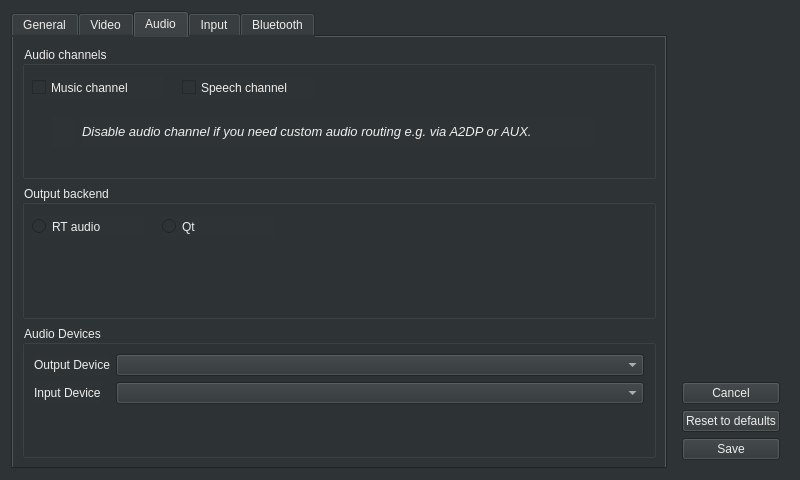
<?xml version="1.0" encoding="UTF-8"?>
<ui version="4.0">
 <class>SettingsWindow</class>
 <widget class="QWidget" name="SettingsWindow">
  <property name="geometry">
   <rect>
    <x>0</x>
    <y>0</y>
    <width>800</width>
    <height>480</height>
   </rect>
  </property>
  <property name="minimumSize">
   <size>
    <width>800</width>
    <height>480</height>
   </size>
  </property>
  <property name="maximumSize">
   <size>
    <width>800</width>
    <height>480</height>
   </size>
  </property>
  <property name="windowTitle">
   <string>Settings</string>
  </property>
  <property name="styleSheet">
   <string notr="true">background-color: rgb(46, 52, 54);
color: rgb(238, 238, 236);</string>
  </property>
  <layout class="QHBoxLayout" name="horizontalLayout">
   <item>
    <widget class="QTabWidget" name="tabWidget">
     <property name="currentIndex">
      <number>2</number>
     </property>
     <widget class="QWidget" name="tabGeneral">
      <attribute name="title">
       <string>General</string>
      </attribute>
      <widget class="QGroupBox" name="groupBoxHandenessOfTraffic">
       <property name="geometry">
        <rect>
         <x>0</x>
         <y>10</y>
         <width>621</width>
         <height>91</height>
        </rect>
       </property>
       <property name="title">
        <string>Handedness of traffic</string>
       </property>
       <widget class="QRadioButton" name="radioButtonLeftHandDrive">
        <property name="geometry">
         <rect>
          <x>10</x>
          <y>30</y>
          <width>141</width>
          <height>23</height>
         </rect>
        </property>
        <property name="text">
         <string>Left-hand drive</string>
        </property>
       </widget>
       <widget class="QRadioButton" name="radioButtonRightHandDrive">
        <property name="geometry">
         <rect>
          <x>10</x>
          <y>60</y>
          <width>151</width>
          <height>23</height>
         </rect>
        </property>
        <property name="text">
         <string>Right-hand drive</string>
        </property>
       </widget>
      </widget>
      <widget class="QCheckBox" name="checkBoxShowClock">
       <property name="geometry">
        <rect>
         <x>10</x>
         <y>110</y>
         <width>111</width>
         <height>23</height>
        </rect>
       </property>
       <property name="text">
        <string>Show clock</string>
       </property>
      </widget>
     </widget>
     <widget class="QWidget" name="tabVideo">
      <attribute name="title">
       <string>Video</string>
      </attribute>
      <widget class="QGroupBox" name="groupBoxResolution">
       <property name="geometry">
        <rect>
         <x>0</x>
         <y>80</y>
         <width>621</width>
         <height>141</height>
        </rect>
       </property>
       <property name="title">
        <string>Resolution</string>
       </property>
       <widget class="QRadioButton" name="radioButton480p">
        <property name="geometry">
         <rect>
          <x>10</x>
          <y>30</y>
          <width>71</width>
          <height>23</height>
         </rect>
        </property>
        <property name="text">
         <string>480p</string>
        </property>
       </widget>
       <widget class="QRadioButton" name="radioButton720p">
        <property name="geometry">
         <rect>
          <x>120</x>
          <y>30</y>
          <width>71</width>
          <height>23</height>
         </rect>
        </property>
        <property name="text">
         <string>720p</string>
        </property>
       </widget>
       <widget class="QRadioButton" name="radioButton1080p">
        <property name="geometry">
         <rect>
          <x>230</x>
          <y>30</y>
          <width>81</width>
          <height>23</height>
         </rect>
        </property>
        <property name="text">
         <string>1080p</string>
        </property>
       </widget>
       <widget class="QLabel" name="labelResolutionWarning">
        <property name="geometry">
         <rect>
          <x>50</x>
          <y>60</y>
          <width>561</width>
          <height>71</height>
         </rect>
        </property>
        <property name="text">
         <string>&lt;html&gt;&lt;head/&gt;&lt;body&gt;&lt;p align=&quot;justify&quot;&gt;&lt;span style=&quot; font-style:italic;&quot;&gt;720p and 1080p must be activated in hidden Developer settings of Android Auto application.&lt;/span&gt;&lt;/p&gt;&lt;/body&gt;&lt;/html&gt;</string>
        </property>
        <property name="wordWrap">
         <bool>true</bool>
        </property>
        <property name="margin">
         <number>10</number>
        </property>
       </widget>
       <widget class="QLabel" name="labelResolutionWarningIcon">
        <property name="geometry">
         <rect>
          <x>20</x>
          <y>60</y>
          <width>31</width>
          <height>71</height>
         </rect>
        </property>
        <property name="text">
         <string>&lt;html&gt;&lt;head/&gt;&lt;body&gt;&lt;p align=&quot;justify&quot;&gt;&lt;img src=&quot;:/ico_warning.png&quot;/&gt;&lt;/p&gt;&lt;/body&gt;&lt;/html&gt;</string>
        </property>
       </widget>
      </widget>
      <widget class="QGroupBox" name="groupBoxFrameRate">
       <property name="geometry">
        <rect>
         <x>0</x>
         <y>10</y>
         <width>621</width>
         <height>61</height>
        </rect>
       </property>
       <property name="title">
        <string>Frame rate</string>
       </property>
       <widget class="QRadioButton" name="radioButton60FPS">
        <property name="geometry">
         <rect>
          <x>120</x>
          <y>30</y>
          <width>81</width>
          <height>23</height>
         </rect>
        </property>
        <property name="text">
         <string>60 FPS</string>
        </property>
       </widget>
       <widget class="QRadioButton" name="radioButton30FPS">
        <property name="geometry">
         <rect>
          <x>10</x>
          <y>30</y>
          <width>81</width>
          <height>23</height>
         </rect>
        </property>
        <property name="text">
         <string>30 FPS</string>
        </property>
       </widget>
      </widget>
      <widget class="QGroupBox" name="groupBoxOmxLayerIndex">
       <property name="geometry">
        <rect>
         <x>0</x>
         <y>230</y>
         <width>621</width>
         <height>121</height>
        </rect>
       </property>
       <property name="title">
        <string>Display</string>
       </property>
       <widget class="QLabel" name="labelOmxLayerIndex">
        <property name="geometry">
         <rect>
          <x>10</x>
          <y>40</y>
          <width>91</width>
          <height>21</height>
         </rect>
        </property>
        <property name="text">
         <string>Layer index:</string>
        </property>
       </widget>
       <widget class="QLabel" name="labelBluetoothAddressFormatInfo_2">
        <property name="geometry">
         <rect>
          <x>60</x>
          <y>80</y>
          <width>311</width>
          <height>31</height>
         </rect>
        </property>
        <property name="text">
         <string>&lt;html&gt;&lt;head/&gt;&lt;body&gt;&lt;p&gt;&lt;span style=&quot; font-size:10pt; font-style:italic;&quot;&gt;OMX Layer is used only in case of OMX video output.&lt;/span&gt;&lt;/p&gt;&lt;/body&gt;&lt;/html&gt;</string>
        </property>
       </widget>
       <widget class="QLabel" name="labelBluetoothAddressFormatInfoIcon_2">
        <property name="geometry">
         <rect>
          <x>30</x>
          <y>80</y>
          <width>21</width>
          <height>31</height>
         </rect>
        </property>
        <property name="text">
         <string>&lt;html&gt;&lt;head/&gt;&lt;body&gt;&lt;p&gt;&lt;img src=&quot;:/ico_info.png&quot;/&gt;&lt;/p&gt;&lt;/body&gt;&lt;/html&gt;</string>
        </property>
       </widget>
       <widget class="QSpinBox" name="spinBoxOmxLayerIndex">
        <property name="geometry">
         <rect>
          <x>100</x>
          <y>30</y>
          <width>71</width>
          <height>41</height>
         </rect>
        </property>
       </widget>
       <widget class="QLabel" name="labelVideoMarginWidth">
        <property name="geometry">
         <rect>
          <x>200</x>
          <y>40</y>
          <width>101</width>
          <height>21</height>
         </rect>
        </property>
        <property name="text">
         <string>Margin width:</string>
        </property>
       </widget>
       <widget class="QSpinBox" name="spinBoxVideoMarginWidth">
        <property name="geometry">
         <rect>
          <x>310</x>
          <y>30</y>
          <width>71</width>
          <height>41</height>
         </rect>
        </property>
        <property name="maximum">
         <number>99999</number>
        </property>
       </widget>
       <widget class="QLabel" name="labelVideoMarginHeight">
        <property name="geometry">
         <rect>
          <x>410</x>
          <y>40</y>
          <width>111</width>
          <height>21</height>
         </rect>
        </property>
        <property name="text">
         <string>Margin height:</string>
        </property>
       </widget>
       <widget class="QSpinBox" name="spinBoxVideoMarginHeight">
        <property name="geometry">
         <rect>
          <x>520</x>
          <y>30</y>
          <width>71</width>
          <height>41</height>
         </rect>
        </property>
        <property name="maximum">
         <number>99999</number>
        </property>
       </widget>
      </widget>
      <widget class="QGroupBox" name="groupBoxScreenDPI">
       <property name="geometry">
        <rect>
         <x>0</x>
         <y>360</y>
         <width>621</width>
         <height>81</height>
        </rect>
       </property>
       <property name="title">
        <string>Screen DPI</string>
       </property>
       <widget class="QLabel" name="labelScreenDPIValue">
        <property name="geometry">
         <rect>
          <x>570</x>
          <y>40</y>
          <width>41</width>
          <height>31</height>
         </rect>
        </property>
        <property name="text">
         <string>400</string>
        </property>
       </widget>
       <widget class="QSlider" name="horizontalSliderScreenDPI">
        <property name="geometry">
         <rect>
          <x>20</x>
          <y>40</y>
          <width>531</width>
          <height>31</height>
         </rect>
        </property>
        <property name="maximum">
         <number>400</number>
        </property>
        <property name="orientation">
         <enum>Qt::Horizontal</enum>
        </property>
       </widget>
      </widget>
     </widget>
     <widget class="QWidget" name="tabAudio">
      <attribute name="title">
       <string>Audio</string>
      </attribute>
      <layout class="QVBoxLayout" name="verticalLayout">
       <item>
        <widget class="QGroupBox" name="groupBoxAudioChannels">
         <property name="title">
          <string>Audio channels</string>
         </property>
         <widget class="QCheckBox" name="checkBoxMusicAudioChannel">
          <property name="geometry">
           <rect>
            <x>10</x>
            <y>30</y>
            <width>131</width>
            <height>23</height>
           </rect>
          </property>
          <property name="text">
           <string>Music channel</string>
          </property>
         </widget>
         <widget class="QCheckBox" name="checkBoxSpeechAudioChannel">
          <property name="geometry">
           <rect>
            <x>160</x>
            <y>30</y>
            <width>131</width>
            <height>23</height>
           </rect>
          </property>
          <property name="text">
           <string>Speech channel</string>
          </property>
         </widget>
         <widget class="QLabel" name="labelAudioChannelDescription">
          <property name="geometry">
           <rect>
            <x>60</x>
            <y>70</y>
            <width>511</width>
            <height>31</height>
           </rect>
          </property>
          <property name="text">
           <string>&lt;html&gt;&lt;head/&gt;&lt;body&gt;&lt;p&gt;&lt;span style=&quot; font-size:10pt; font-style:italic;&quot;&gt;Disable audio channel if you need custom audio routing e.g. via A2DP or AUX.&lt;/span&gt;&lt;/p&gt;&lt;/body&gt;&lt;/html&gt;</string>
          </property>
         </widget>
         <widget class="QLabel" name="labelAudioChannelDescriptionIcon">
          <property name="geometry">
           <rect>
            <x>30</x>
            <y>70</y>
            <width>21</width>
            <height>31</height>
           </rect>
          </property>
          <property name="text">
           <string>&lt;html&gt;&lt;head/&gt;&lt;body&gt;&lt;p&gt;&lt;img src=&quot;:/ico_info.png&quot;/&gt;&lt;/p&gt;&lt;/body&gt;&lt;/html&gt;</string>
          </property>
         </widget>
        </widget>
       </item>
       <item>
        <widget class="QGroupBox" name="groupBoxAudioOutputBackend">
         <property name="title">
          <string>Output backend</string>
         </property>
         <widget class="QRadioButton" name="radioButtonRtAudio">
          <property name="geometry">
           <rect>
            <x>10</x>
            <y>30</y>
            <width>112</width>
            <height>23</height>
           </rect>
          </property>
          <property name="text">
           <string>RT audio</string>
          </property>
         </widget>
         <widget class="QRadioButton" name="radioButtonQtAudio">
          <property name="geometry">
           <rect>
            <x>140</x>
            <y>30</y>
            <width>112</width>
            <height>23</height>
           </rect>
          </property>
          <property name="text">
           <string>Qt</string>
          </property>
         </widget>
        </widget>
       </item>
       <item>
        <widget class="QGroupBox" name="groupBox">
         <property name="title">
          <string>Audio Devices</string>
         </property>
         <layout class="QFormLayout" name="formLayout_2">
          <item row="0" column="0">
           <widget class="QLabel" name="outputDeviceLabel">
            <property name="text">
             <string>Output Device</string>
            </property>
           </widget>
          </item>
          <item row="0" column="1">
           <widget class="QComboBox" name="outputDeviceComboBox"/>
          </item>
          <item row="1" column="0">
           <widget class="QLabel" name="inputDeviceLabel">
            <property name="text">
             <string>Input Device</string>
            </property>
           </widget>
          </item>
          <item row="1" column="1">
           <widget class="QComboBox" name="inputDeviceComboBox"/>
          </item>
         </layout>
        </widget>
       </item>
      </layout>
     </widget>
     <widget class="QWidget" name="tabInput">
      <attribute name="title">
       <string>Input</string>
      </attribute>
      <widget class="QCheckBox" name="checkBoxEnableTouchscreen">
       <property name="geometry">
        <rect>
         <x>0</x>
         <y>10</y>
         <width>161</width>
         <height>23</height>
        </rect>
       </property>
       <property name="text">
        <string>Enable touchscreen</string>
       </property>
      </widget>
      <widget class="QListWidget" name="listWidgetButtons">
       <property name="geometry">
        <rect>
         <x>0</x>
         <y>70</y>
         <width>621</width>
         <height>381</height>
        </rect>
       </property>
       <property name="selectionMode">
        <enum>QAbstractItemView::MultiSelection</enum>
       </property>
      </widget>
      <widget class="QLabel" name="labelButtons">
       <property name="geometry">
        <rect>
         <x>10</x>
         <y>50</y>
         <width>67</width>
         <height>17</height>
        </rect>
       </property>
       <property name="text">
        <string>Buttons</string>
       </property>
      </widget>
      <widget class="QCheckBox" name="checkBoxPlayButton">
       <property name="geometry">
        <rect>
         <x>20</x>
         <y>80</y>
         <width>92</width>
         <height>23</height>
        </rect>
       </property>
       <property name="text">
        <string>Play</string>
       </property>
      </widget>
      <widget class="QCheckBox" name="checkBoxPauseButton">
       <property name="geometry">
        <rect>
         <x>20</x>
         <y>120</y>
         <width>92</width>
         <height>23</height>
        </rect>
       </property>
       <property name="text">
        <string>Pause</string>
       </property>
      </widget>
      <widget class="QCheckBox" name="checkBoxTogglePlayButton">
       <property name="geometry">
        <rect>
         <x>20</x>
         <y>160</y>
         <width>111</width>
         <height>23</height>
        </rect>
       </property>
       <property name="text">
        <string>Toggle play</string>
       </property>
      </widget>
      <widget class="QCheckBox" name="checkBoxNextTrackButton">
       <property name="geometry">
        <rect>
         <x>20</x>
         <y>200</y>
         <width>92</width>
         <height>23</height>
        </rect>
       </property>
       <property name="text">
        <string>Next track</string>
       </property>
      </widget>
      <widget class="QCheckBox" name="checkBoxPreviousTrackButton">
       <property name="geometry">
        <rect>
         <x>20</x>
         <y>240</y>
         <width>121</width>
         <height>23</height>
        </rect>
       </property>
       <property name="text">
        <string>Previous track</string>
       </property>
      </widget>
      <widget class="QCheckBox" name="checkBoxHomeButton">
       <property name="geometry">
        <rect>
         <x>20</x>
         <y>280</y>
         <width>92</width>
         <height>23</height>
        </rect>
       </property>
       <property name="text">
        <string>Home</string>
       </property>
      </widget>
      <widget class="QCheckBox" name="checkBoxBackButton">
       <property name="geometry">
        <rect>
         <x>200</x>
         <y>320</y>
         <width>92</width>
         <height>23</height>
        </rect>
       </property>
       <property name="text">
        <string>Back</string>
       </property>
      </widget>
      <widget class="QCheckBox" name="checkBoxEnterButton">
       <property name="geometry">
        <rect>
         <x>200</x>
         <y>360</y>
         <width>92</width>
         <height>23</height>
        </rect>
       </property>
       <property name="text">
        <string>Enter</string>
       </property>
      </widget>
      <widget class="QCheckBox" name="checkBoxPhoneButton">
       <property name="geometry">
        <rect>
         <x>20</x>
         <y>320</y>
         <width>92</width>
         <height>23</height>
        </rect>
       </property>
       <property name="text">
        <string>Phone</string>
       </property>
      </widget>
      <widget class="QCheckBox" name="checkBoxCallEndButton">
       <property name="geometry">
        <rect>
         <x>20</x>
         <y>360</y>
         <width>92</width>
         <height>23</height>
        </rect>
       </property>
       <property name="text">
        <string>Call end</string>
       </property>
      </widget>
      <widget class="QCheckBox" name="checkBoxVoiceCommandButton">
       <property name="geometry">
        <rect>
         <x>200</x>
         <y>80</y>
         <width>141</width>
         <height>23</height>
        </rect>
       </property>
       <property name="text">
        <string>Voice command</string>
       </property>
      </widget>
      <widget class="QCheckBox" name="checkBoxLeftButton">
       <property name="geometry">
        <rect>
         <x>200</x>
         <y>120</y>
         <width>92</width>
         <height>23</height>
        </rect>
       </property>
       <property name="text">
        <string>Left</string>
       </property>
      </widget>
      <widget class="QCheckBox" name="checkBoxRightButton">
       <property name="geometry">
        <rect>
         <x>200</x>
         <y>160</y>
         <width>92</width>
         <height>23</height>
        </rect>
       </property>
       <property name="text">
        <string>Right</string>
       </property>
      </widget>
      <widget class="QCheckBox" name="checkBoxUpButton">
       <property name="geometry">
        <rect>
         <x>200</x>
         <y>200</y>
         <width>92</width>
         <height>23</height>
        </rect>
       </property>
       <property name="text">
        <string>Up</string>
       </property>
      </widget>
      <widget class="QCheckBox" name="checkBoxDownButton">
       <property name="geometry">
        <rect>
         <x>200</x>
         <y>240</y>
         <width>92</width>
         <height>23</height>
        </rect>
       </property>
       <property name="text">
        <string>Down</string>
       </property>
      </widget>
      <widget class="QCheckBox" name="checkBoxScrollWheelButton">
       <property name="geometry">
        <rect>
         <x>200</x>
         <y>280</y>
         <width>111</width>
         <height>23</height>
        </rect>
       </property>
       <property name="text">
        <string>Scroll wheel</string>
       </property>
      </widget>
      <widget class="QPushButton" name="pushButtonSelectAll">
       <property name="geometry">
        <rect>
         <x>490</x>
         <y>80</y>
         <width>121</width>
         <height>41</height>
        </rect>
       </property>
       <property name="text">
        <string>Select all</string>
       </property>
       <property name="autoDefault">
        <bool>false</bool>
       </property>
      </widget>
      <widget class="QPushButton" name="pushButtonClearSelection">
       <property name="geometry">
        <rect>
         <x>490</x>
         <y>140</y>
         <width>121</width>
         <height>41</height>
        </rect>
       </property>
       <property name="text">
        <string>Clear selection</string>
       </property>
       <property name="autoDefault">
        <bool>false</bool>
       </property>
      </widget>
      <widget class="QPushButton" name="pushButtonShowBindings">
       <property name="geometry">
        <rect>
         <x>490</x>
         <y>200</y>
         <width>121</width>
         <height>41</height>
        </rect>
       </property>
       <property name="text">
        <string>Show bindings</string>
       </property>
       <property name="autoDefault">
        <bool>false</bool>
       </property>
      </widget>
     </widget>
     <widget class="QWidget" name="tabBluetooth">
      <attribute name="title">
       <string>Bluetooth</string>
      </attribute>
      <widget class="QGroupBox" name="groupBoxBluetoothAdapter">
       <property name="geometry">
        <rect>
         <x>0</x>
         <y>10</y>
         <width>621</width>
         <height>441</height>
        </rect>
       </property>
       <property name="title">
        <string>Bluetooth adapter</string>
       </property>
       <widget class="QRadioButton" name="radioButtonDisableBluetooth">
        <property name="geometry">
         <rect>
          <x>20</x>
          <y>30</y>
          <width>171</width>
          <height>23</height>
         </rect>
        </property>
        <property name="text">
         <string>Disable bluetooth</string>
        </property>
       </widget>
       <widget class="QRadioButton" name="radioButtonUseExternalBluetoothAdapter">
        <property name="geometry">
         <rect>
          <x>20</x>
          <y>90</y>
          <width>171</width>
          <height>23</height>
         </rect>
        </property>
        <property name="text">
         <string>Use external adapter</string>
        </property>
       </widget>
       <widget class="QLineEdit" name="lineEditExternalBluetoothAdapterAddress">
        <property name="geometry">
         <rect>
          <x>130</x>
          <y>120</y>
          <width>231</width>
          <height>31</height>
         </rect>
        </property>
       </widget>
       <widget class="QLabel" name="labelBluetoothAdapterAddress">
        <property name="geometry">
         <rect>
          <x>60</x>
          <y>120</y>
          <width>67</width>
          <height>31</height>
         </rect>
        </property>
        <property name="text">
         <string>Address:</string>
        </property>
       </widget>
       <widget class="QLabel" name="labelBluetoothAddressFormatInfo">
        <property name="geometry">
         <rect>
          <x>180</x>
          <y>160</y>
          <width>271</width>
          <height>31</height>
         </rect>
        </property>
        <property name="text">
         <string>&lt;html&gt;&lt;head/&gt;&lt;body&gt;&lt;p&gt;&lt;span style=&quot; font-size:10pt; font-style:italic; color:#babdb6;&quot;&gt;Provide address in format AA:BB:CC:DD:EE:FF.&lt;/span&gt;&lt;/p&gt;&lt;/body&gt;&lt;/html&gt;</string>
        </property>
       </widget>
       <widget class="QLabel" name="labelBluetoothAddressFormatInfoIcon">
        <property name="geometry">
         <rect>
          <x>150</x>
          <y>160</y>
          <width>21</width>
          <height>31</height>
         </rect>
        </property>
        <property name="text">
         <string>&lt;html&gt;&lt;head/&gt;&lt;body&gt;&lt;p&gt;&lt;img src=&quot;:/ico_info.png&quot;/&gt;&lt;/p&gt;&lt;/body&gt;&lt;/html&gt;</string>
        </property>
       </widget>
       <widget class="QRadioButton" name="radioButtonUseLocalBluetoothAdapter">
        <property name="geometry">
         <rect>
          <x>20</x>
          <y>60</y>
          <width>151</width>
          <height>23</height>
         </rect>
        </property>
        <property name="text">
         <string>Use local adapter</string>
        </property>
       </widget>
       <widget class="QLabel" name="labelPairWarningIcon">
        <property name="geometry">
         <rect>
          <x>10</x>
          <y>206</y>
          <width>31</width>
          <height>41</height>
         </rect>
        </property>
        <property name="text">
         <string>&lt;html&gt;&lt;head/&gt;&lt;body&gt;&lt;p&gt;&lt;img src=&quot;:/ico_warning.png&quot;/&gt;&lt;/p&gt;&lt;/body&gt;&lt;/html&gt;</string>
        </property>
       </widget>
       <widget class="QLabel" name="labelPairWarning">
        <property name="geometry">
         <rect>
          <x>50</x>
          <y>210</y>
          <width>501</width>
          <height>31</height>
         </rect>
        </property>
        <property name="text">
         <string>In order to use bluetooth features please remember to pair your device.</string>
        </property>
       </widget>
      </widget>
     </widget>
    </widget>
   </item>
   <item>
    <widget class="QWidget" name="widget" native="true">
     <layout class="QVBoxLayout" name="verticalLayout_2">
      <item>
       <widget class="QLabel" name="labelSettingsIcon">
        <property name="text">
         <string>&lt;html&gt;&lt;head/&gt;&lt;body&gt;&lt;p&gt;&lt;img src=&quot;:/ico_setting.png&quot;/&gt;&lt;/p&gt;&lt;/body&gt;&lt;/html&gt;</string>
        </property>
       </widget>
      </item>
      <item>
       <widget class="QPushButton" name="pushButtonCancel">
        <property name="text">
         <string>Cancel</string>
        </property>
        <property name="autoDefault">
         <bool>false</bool>
        </property>
        <property name="default">
         <bool>false</bool>
        </property>
       </widget>
      </item>
      <item>
       <widget class="QPushButton" name="pushButtonResetToDefaults">
        <property name="text">
         <string>Reset to defaults</string>
        </property>
        <property name="autoDefault">
         <bool>false</bool>
        </property>
       </widget>
      </item>
      <item>
       <widget class="QPushButton" name="pushButtonSave">
        <property name="text">
         <string>Save</string>
        </property>
        <property name="autoDefault">
         <bool>false</bool>
        </property>
       </widget>
      </item>
     </layout>
    </widget>
   </item>
  </layout>
 </widget>
 <tabstops>
  <tabstop>pushButtonCancel</tabstop>
  <tabstop>pushButtonResetToDefaults</tabstop>
  <tabstop>pushButtonSave</tabstop>
  <tabstop>tabWidget</tabstop>
  <tabstop>radioButtonLeftHandDrive</tabstop>
  <tabstop>radioButtonRightHandDrive</tabstop>
  <tabstop>checkBoxShowClock</tabstop>
  <tabstop>radioButton30FPS</tabstop>
  <tabstop>radioButton60FPS</tabstop>
  <tabstop>radioButton480p</tabstop>
  <tabstop>radioButton720p</tabstop>
  <tabstop>radioButton1080p</tabstop>
  <tabstop>spinBoxOmxLayerIndex</tabstop>
  <tabstop>spinBoxVideoMarginWidth</tabstop>
  <tabstop>spinBoxVideoMarginHeight</tabstop>
  <tabstop>horizontalSliderScreenDPI</tabstop>
  <tabstop>checkBoxMusicAudioChannel</tabstop>
  <tabstop>checkBoxSpeechAudioChannel</tabstop>
  <tabstop>radioButtonRtAudio</tabstop>
  <tabstop>radioButtonQtAudio</tabstop>
  <tabstop>checkBoxEnableTouchscreen</tabstop>
  <tabstop>listWidgetButtons</tabstop>
  <tabstop>checkBoxPlayButton</tabstop>
  <tabstop>checkBoxPauseButton</tabstop>
  <tabstop>checkBoxTogglePlayButton</tabstop>
  <tabstop>checkBoxNextTrackButton</tabstop>
  <tabstop>checkBoxPreviousTrackButton</tabstop>
  <tabstop>checkBoxHomeButton</tabstop>
  <tabstop>checkBoxPhoneButton</tabstop>
  <tabstop>checkBoxCallEndButton</tabstop>
  <tabstop>checkBoxVoiceCommandButton</tabstop>
  <tabstop>checkBoxLeftButton</tabstop>
  <tabstop>checkBoxRightButton</tabstop>
  <tabstop>checkBoxUpButton</tabstop>
  <tabstop>checkBoxDownButton</tabstop>
  <tabstop>checkBoxScrollWheelButton</tabstop>
  <tabstop>checkBoxBackButton</tabstop>
  <tabstop>checkBoxEnterButton</tabstop>
  <tabstop>pushButtonSelectAll</tabstop>
  <tabstop>pushButtonClearSelection</tabstop>
  <tabstop>pushButtonShowBindings</tabstop>
  <tabstop>radioButtonDisableBluetooth</tabstop>
  <tabstop>radioButtonUseLocalBluetoothAdapter</tabstop>
  <tabstop>radioButtonUseExternalBluetoothAdapter</tabstop>
  <tabstop>lineEditExternalBluetoothAdapterAddress</tabstop>
 </tabstops>
 <resources/>
 <connections/>
</ui>
